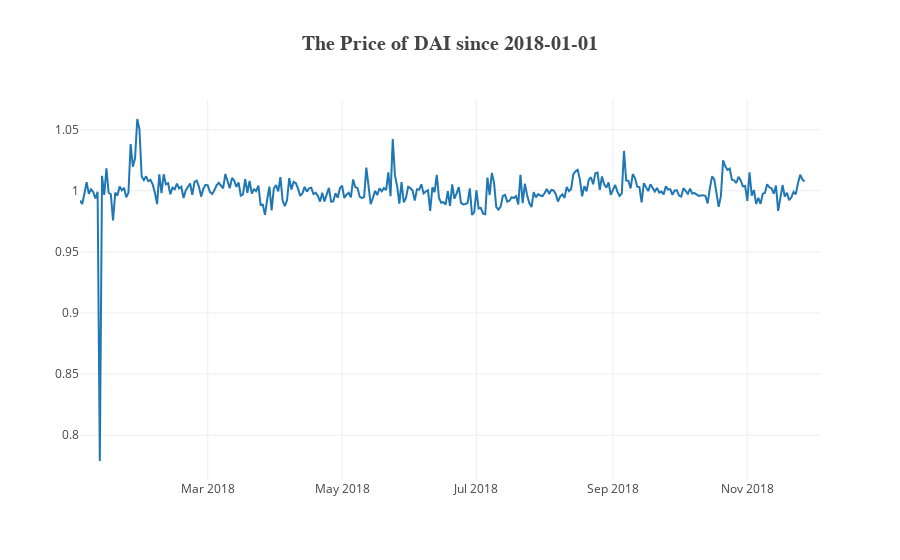

Notebook code cell kept with this figure:
### Markdown cell above
MKR and ETH are highly correlated but correlation seems to have loosened since the end of September 2018. On September 24th, a16z announced a 15M investment in MakerDAO (see https://a16zcrypto.com/2018/09/maker/) which could explain the rise of the MKR price during the end of September and beginning of October. Also, MakerDAO is getting closer to bringing Multi-Collateral DAI to the market which makes the system less dependent on ETH.

The DAI is pretty stable but had short periods during which it drifted further away from 1USD. On January 11th it dropped to 78 Cents but regained its peg one day later. The Maker-Team attributed this to a malfunction of one of their trading bots. Since then, the price has remained rather stable.

Trading volume of DAI and especially of MKR is tiny compared to the volume of a major currency like ETH.

### Code cell
# The pice of dai

### Figure 1 — Plotly figure (JSON) as saved in the notebook; plotly's stock layout.template omitted (floating-point values rounded to 4 significant figures; data arrays with more than 128 entries replaced by an {"elided": "..."} marker saying what was removed)
{"data": [{"mode": "lines", "name": "DAI", "type": "scatter", "uid": "41ad2b1b-e6c0-4837-908c-a2fdb00f9968", "visible": true, "x": {"elided": "337 str values"}, "y": {"elided": "337 float values"}}], "layout": {"title": "<b>The Price of DAI since 2018-01-01</b>", "titlefont": {"family": "Computer Modern", "size": 20}, "width": 900, "xaxis": {"title": "", "titlefont": {"family": "Computer Modern", "size": 18}}, "yaxis": {"autorange": true, "title": "", "titlefont": {"family": "Computer Modern", "size": 18}, "type": "linear"}}}
